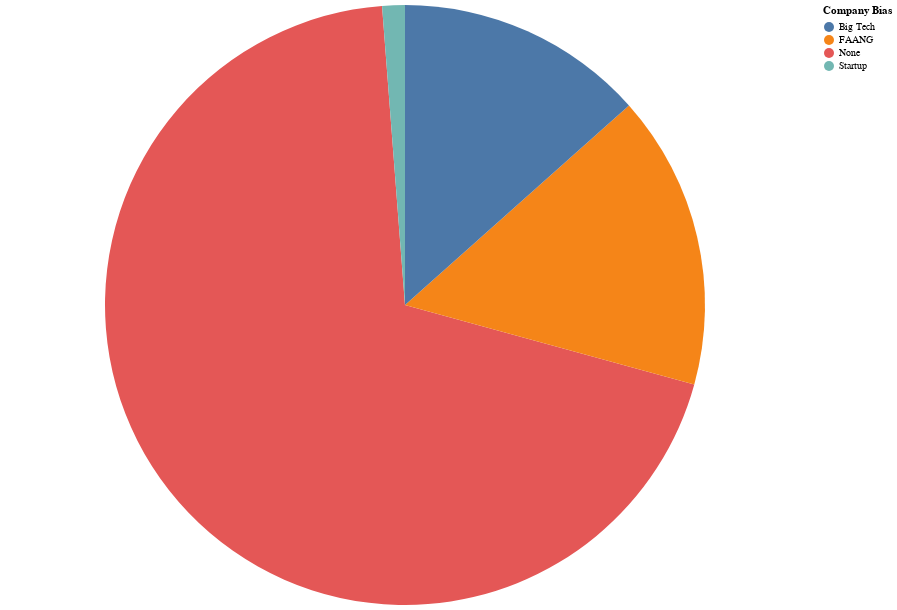

Notebook code for this chart:
### Code cell
import pandas as pd
import altair as alt

df = pd.read_csv('set.csv')
productions = {}

for pros in df['Job']:
    if not(isinstance(pros, float) and pd.isna(pros)):
        if "Yes" in pros:
            pros = pros.replace("Yes, ", "")
        if "Big Tech" in pros:
            pros = pros.replace('Big Tech (IBM, JP Morgan, Bank of America, etc)', 'Big Tech')
        if 'No' in pros:
            pros = 'None'
        pro_list = pros.split(', ')
        for pro in pro_list:
            if pro in productions:
                productions[pro] += 1
            else:
                productions[pro] = 1

productions_df = pd.DataFrame(list(productions.items()), columns=['Company Bias', 'Count'])
chart = alt.Chart(productions_df).mark_arc().encode(
    theta='Count:Q',
    color='Company Bias:N',
    tooltip=['Style of Production:N', 'Count:Q']
).properties(
    width=800,
    height=600
)
chart

### Figure 1 — Vega-Lite specification as saved in the notebook (floating-point values rounded to 4 significant figures)
{"config": {"view": {"continuousWidth": 300, "continuousHeight": 300}}, "data": {"name": "data-2743a2a1264777a1b298349762f2e677"}, "mark": {"type": "arc"}, "encoding": {"color": {"field": "Company Bias", "type": "nominal"}, "theta": {"field": "Count", "type": "quantitative"}, "tooltip": [{"field": "Style of Production", "type": "nominal"}, {"field": "Count", "type": "quantitative"}]}, "height": 600, "width": 800, "$schema": "https://vega.github.io/schema/vega-lite/v5.17.0.json", "datasets": {"data-2743a2a1264777a1b298349762f2e677": [{"Company Bias": "None", "Count": 57}, {"Company Bias": "FAANG", "Count": 13}, {"Company Bias": "Big Tech", "Count": 11}, {"Company Bias": "Startup", "Count": 1}]}}
